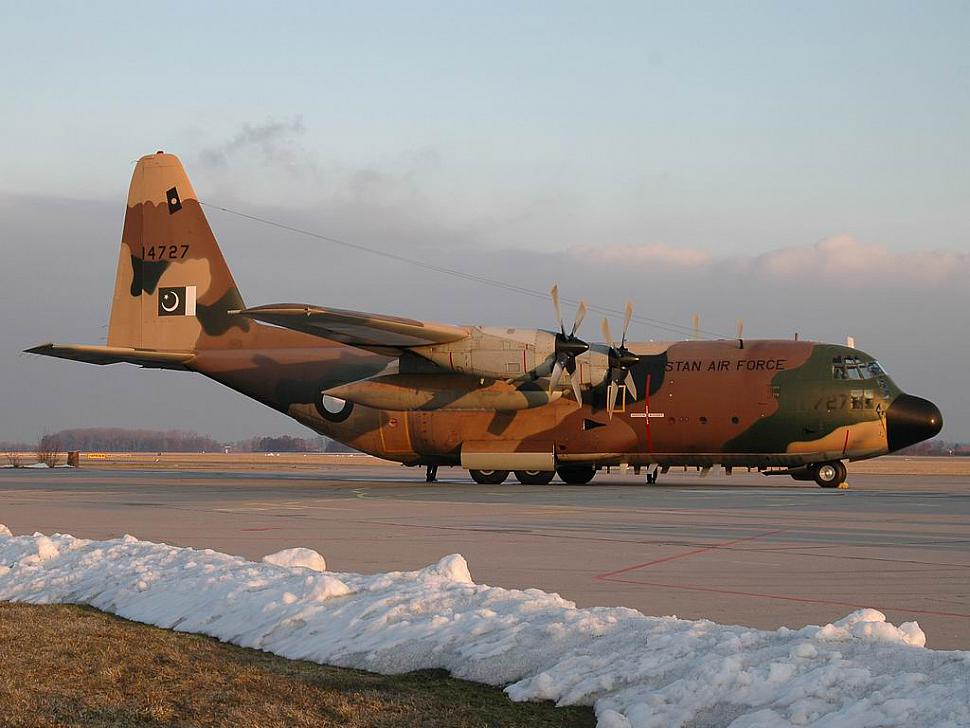
#> input picture c130.jpg, 970 x 728 px
$ jupyter execute --allow-errors '13. Contextual and Localized Image Processing.ipynb'
#> lines starting #> are read from the running program, lines starting #| are printed output that depends on the picture
[cell 1]
import cv2
import numpy as np
from scipy.signal import wiener
import matplotlib.pyplot as plt

# Re-initialize the image path due to reset
image_path = 'c130.jpg'

# Image Acquisition
original_image = cv2.imread(image_path)
#> original_image is the input picture: shape (728, 970, 3); mean B, G, R 136.1, 139.7, 146
gray_image = cv2.cvtColor(original_image, cv2.COLOR_BGR2GRAY)
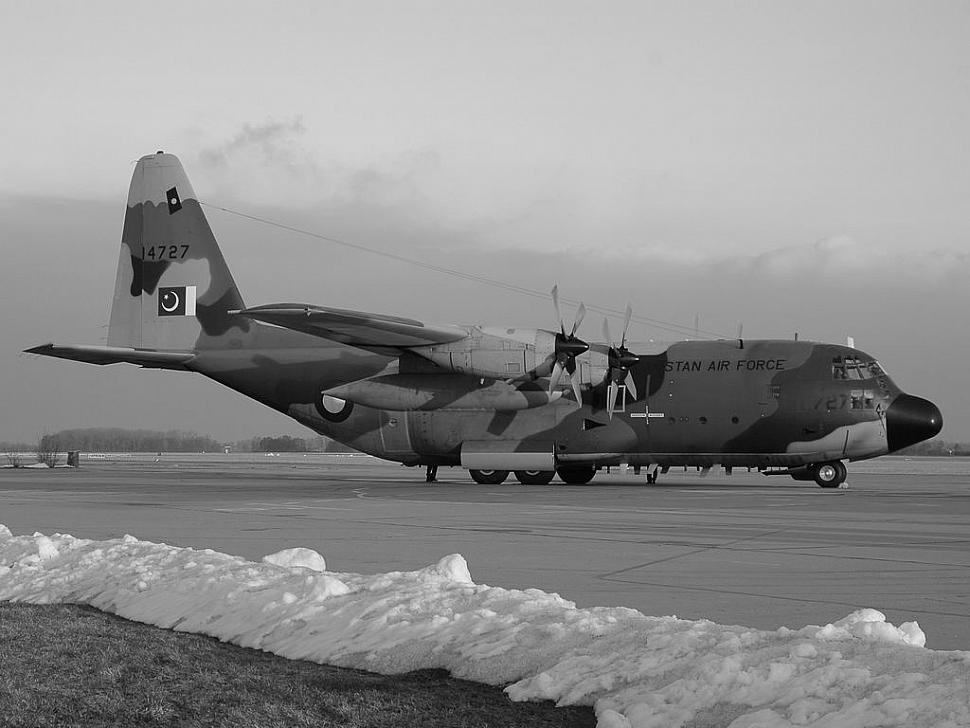
#> gray_image: shape (728, 970); min 0, max 253, mean 141.2

# Image Enhancement
# Contrast Adjustment
alpha = 1.5 # Contrast control (1.0-3.0)
beta = 0    # Brightness control (0-100)
contrast_enhanced_image = cv2.convertScaleAbs(gray_image, alpha=alpha, beta=beta)
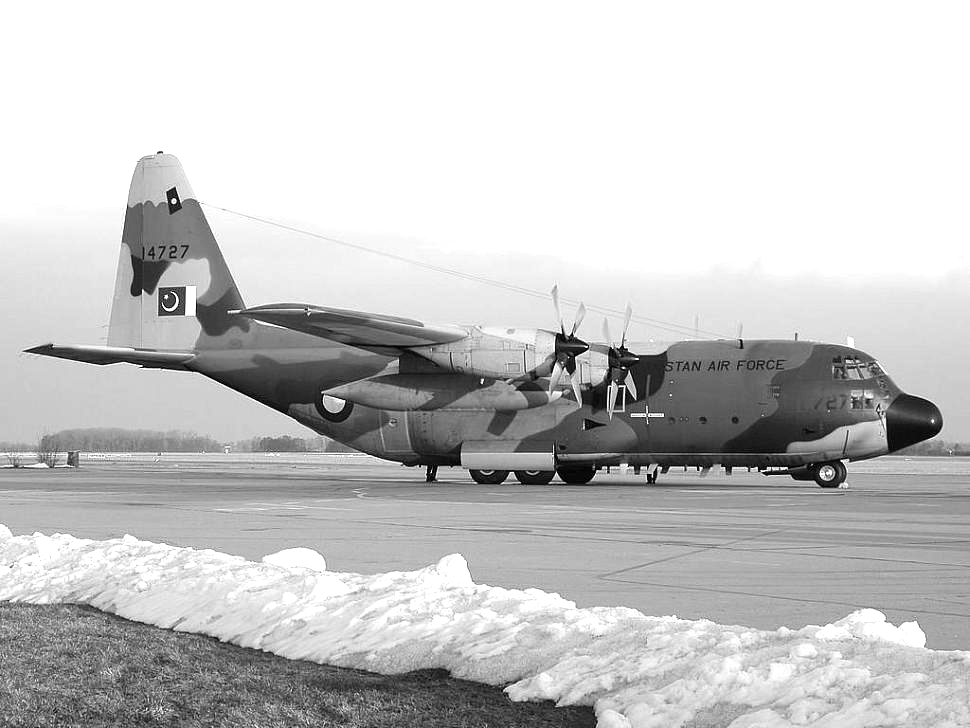
#> contrast_enhanced_image: shape (728, 970); min 0, max 255, mean 198

# Histogram Equalization
histogram_equalized_image = cv2.equalizeHist(gray_image)
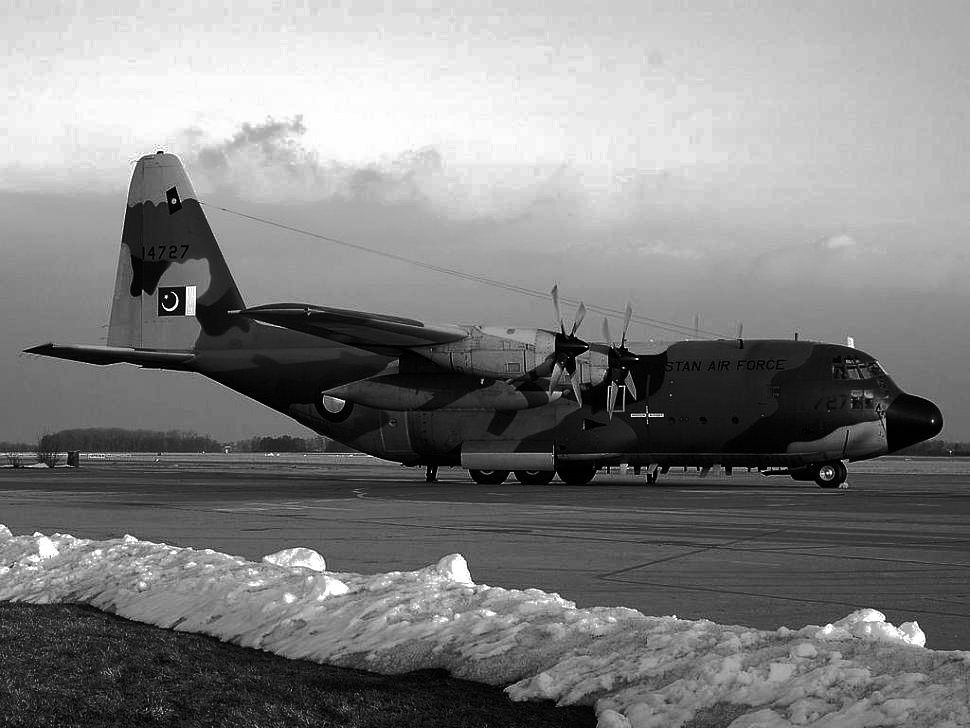
#> histogram_equalized_image: shape (728, 970); min 0, max 255, mean 128.5

# Image Restoration
# Adding synthetic blur for demonstration
kernel_size = (5, 5)
blur_image = cv2.GaussianBlur(gray_image, kernel_size, sigmaX=0)

# Deblurring using Wiener filter
# Note: Wiener filter may produce a warning but it will work
deblurred_image = wiener(blur_image, (5, 5))

# Adding synthetic noise for demonstration
noise_sigma = 25
noise = np.random.randn(*gray_image.shape) * noise_sigma
noisy_image = np.clip(gray_image + noise, 0, 255)  # Clipping to maintain valid intensity range

# Denoising
denoised_image = cv2.fastNlMeansDenoising(np.uint8(noisy_image), None, 10, 7, 21)

# Displaying all the images side by side for comparison
images = [gray_image, contrast_enhanced_image, histogram_equalized_image,
          blur_image, deblurred_image, noisy_image, denoised_image]
titles = ['Original Grayscale', 'Contrast Adjustment', 'Histogram Equalization',
          'Blurred Image', 'Wiener Deblurred Image', 'Noisy Image', 'Denoised Image']

plt.figure(figsize=(18, 12))
for i in range(7):
    plt.subplot(2, 4, i+1)
    plt.imshow(images[i], cmap='gray')
    plt.title(titles[i])
    plt.axis('off')
plt.show()
